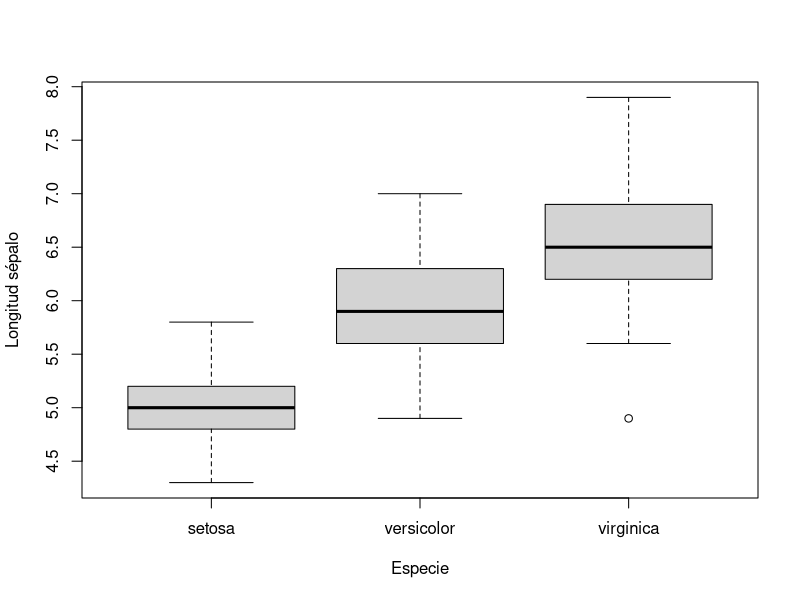
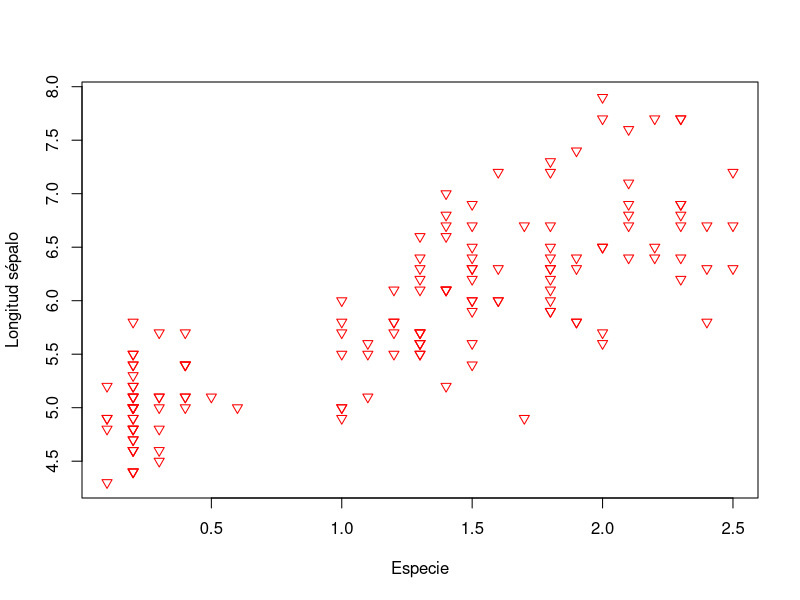
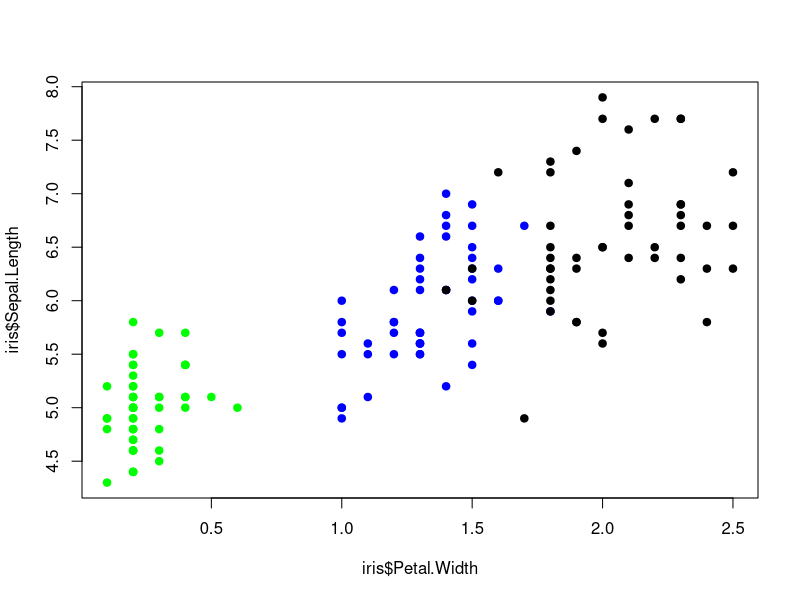
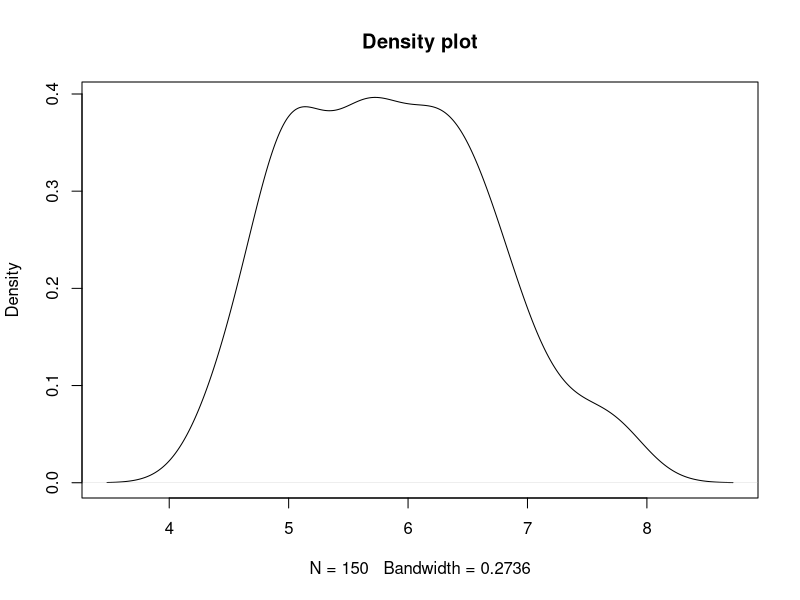

The R script that drew these images, in order:
## ---- chunk 1

(log(548) * log10(5)) - (exp(35 / 5) + pi^2 + sqrt(64))

- 8 * 8

2 + -2

## ---- chunk 2

curso <- "clinica de datos"
curso # ejecutamos "curso" para verificar el elemento asignado 

# Cualquier escrito que antecede un `#` es entendido por R
# como un comentario que no afecta el código.



## ---- chunk 3
curso <- "clinica de datos"
## ---- chunk 4
curso = "clinica de datos"
## ---- chunk 5

x <- 8    # un vector puede contener desde 1 hasta n elementos. 
          
          # "length()" se usa para determinar la longitud o
length(x) # el número de elementos que tiene un objeto

y <- c(5, 1, 8, 22, 15021, 0.003) # La función concatenar "c()" 
                               # se usa para agrupar elementos. 
#Los elementos se separan con "," y los decimales SIEMPRE se denotan con "."
length(y) # En este caso cada número corresponde a un elemento 



## ---- chunk 6

x <- c(5, 1, 8, 22, 15021, 0.003); class(x)

y <- c("jkgjh", "5gh54fb", "4h-k"); class(y)

z <- as.factor(c("grande", "mediano", "pequeño")); class(z)

l <- c(TRUE, TRUE, FALSE, TRUE, FALSE, FALSE); class(l)

## ---- chunk 7
x
x[1]
x[c(1, 3:5)] 

## ---- chunk 8

x <- c(5, 1, 8, 22, 15021, 0.003)

x[-5]  # elimina el elemento que se encuentra en la posición 5. 
       

x <- c(x, 55, 0, -4) # para agregar elementos se usa la función concatenar,
                     # se recicla el vector, se agregan los elementos y 
                     # se asigna de nuevo al nombre x.
x
## ---- chunk 9

x[x >= 1 & x < 100]

## ---- chunk 10

x >= 1 & x < 100

## ---- chunk 11

x <- matrix(seq(from = 1, to = 50, by = 2), ncol = 5, nrow = 5)
x

# funciones ncol(), nrow() y dim()
## ---- chunk 12
x[6] # para indexar el número 11 podemos indicar su posición en el vector
        # o indicar su coordenada con respecto a 
x[1, 2] #la fila y columna (x[fila, columna])

x[, 1] # o seleccionar una columna completa. 

## ---- chunk 13

df <- data.frame(edad = sample(x = 1:100, size = 5),
                 nombre = c("natalia", "julian", "jenny", "erika", "paulo"),
                 sexo = as.factor(c("f", "m", "f", "f", "m")))
df

# Explore las funciones names(), colnames(), 
# nrow(), ncol(), dim(), length() y object.size()
## ---- chunk 14
summary(df)

str(df)

## ---- chunk 15
df[1]   # Extrae la columna conservando la clase
df[[1]] # Extrae la información en forma de vector

## ---- chunk 16
df[, 1] # Usando notación de matriz
df$edad # Especificando el nombre de la variable con el símbolo "$"

## ---- chunk 17
df[df$edad >= 20 &
     df$sexo == "f", ] # Usando notación de matrices y operadores lógicos

subset(x = df, df$edad >= 20 & 
         df$sexo == "f") # o empleando la función subset()
## ---- chunk 18

sum(x = df$edad) # calcula la suma de todas las edades

mean(x = df[[1]], na.rm = TRUE) # calcula el promedio

## ---- chunk 19

lista <- list(c(rnorm(5)), df) # la función list() agrupa el 
                               # vector "c(rnorm(5))" y el data frame df

lista

## ---- chunk 20
plot(iris$Species, iris$Sepal.Length, ylab = "Longitud sépalo", xlab = "Especie")

## ---- chunk 21
plot(iris$Petal.Width, iris$Sepal.Length, 
     ylab = "Longitud sépalo", xlab = "Especie", col = "red", pch = 6)

## ---- chunk 22
plot(iris$Petal.Width, iris$Sepal.Length, 
     col = ifelse(iris$Species == "setosa", "green",
                    ifelse(iris$Species == "virginica", 
                           "black", "blue")), pch = 19)
## ---- chunk 23
plot(density(iris$Sepal.Length), main = "Density plot")

## ---- chunk 24

citation(package = "ggplot2") # para citar un paquete 

## ---- chunk 25
library(ggplot2)
## ---- chunk 26
args(ggplot)

## ---- chunk 27

example("mean")
